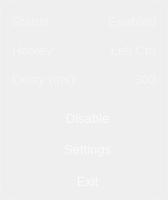
<?xml version="1.0" encoding="UTF-8"?>
<ui version="4.0">
 <class>main_frame</class>
 <widget class="QWidget" name="main_frame">
  <property name="geometry">
   <rect>
    <x>0</x>
    <y>0</y>
    <width>168</width>
    <height>200</height>
   </rect>
  </property>
  <property name="sizePolicy">
   <sizepolicy hsizetype="Fixed" vsizetype="Fixed">
    <horstretch>168</horstretch>
    <verstretch>200</verstretch>
   </sizepolicy>
  </property>
  <property name="minimumSize">
   <size>
    <width>168</width>
    <height>200</height>
   </size>
  </property>
  <property name="maximumSize">
   <size>
    <width>168</width>
    <height>200</height>
   </size>
  </property>
  <property name="baseSize">
   <size>
    <width>168</width>
    <height>200</height>
   </size>
  </property>
  <property name="font">
   <font>
    <pointsize>10</pointsize>
   </font>
  </property>
  <layout class="QVBoxLayout" name="v_layout_main_frame">
   <property name="spacing">
    <number>0</number>
   </property>
   <property name="leftMargin">
    <number>0</number>
   </property>
   <property name="topMargin">
    <number>0</number>
   </property>
   <property name="rightMargin">
    <number>0</number>
   </property>
   <property name="bottomMargin">
    <number>0</number>
   </property>
   <item>
    <widget class="QFrame" name="background_frame">
     <property name="font">
      <font>
       <pointsize>10</pointsize>
      </font>
     </property>
     <property name="styleSheet">
      <string notr="true">QFrame#background_frame {
border-radius: 8px;
border: 1px solid rgba(255, 255, 255, 30);
background: transparent;
}</string>
     </property>
     <property name="frameShape">
      <enum>QFrame::Shape::StyledPanel</enum>
     </property>
     <property name="frameShadow">
      <enum>QFrame::Shadow::Raised</enum>
     </property>
     <layout class="QVBoxLayout" name="v_layout_background_frame">
      <property name="spacing">
       <number>0</number>
      </property>
      <property name="leftMargin">
       <number>0</number>
      </property>
      <property name="topMargin">
       <number>0</number>
      </property>
      <property name="rightMargin">
       <number>0</number>
      </property>
      <property name="bottomMargin">
       <number>0</number>
      </property>
      <item>
       <widget class="QFrame" name="info_frame">
        <property name="font">
         <font>
          <pointsize>10</pointsize>
         </font>
        </property>
        <property name="cursor">
         <cursorShape>WhatsThisCursor</cursorShape>
        </property>
        <property name="styleSheet">
         <string notr="true">QFrame#info_frame {
margin: 4px;
padding: 2px;
border-radius: 6px;
background: rgba(255, 255, 255, 7);
}
QLabel#hotkey_key,
QLabel#hotkey_value,
QLabel#delay_key,
QLabel#delay_value,
QLabel#status_key,
QLabel#status_value {
margin: 2px;
border-radius: 5px;
color: rgba(255, 255, 255, 100);
background: transparent;
}
</string>
        </property>
        <property name="frameShape">
         <enum>QFrame::Shape::StyledPanel</enum>
        </property>
        <property name="frameShadow">
         <enum>QFrame::Shadow::Raised</enum>
        </property>
        <layout class="QVBoxLayout" name="v_layout_info_frame">
         <property name="spacing">
          <number>0</number>
         </property>
         <property name="leftMargin">
          <number>0</number>
         </property>
         <property name="topMargin">
          <number>0</number>
         </property>
         <property name="rightMargin">
          <number>0</number>
         </property>
         <property name="bottomMargin">
          <number>0</number>
         </property>
         <item>
          <layout class="QHBoxLayout" name="h_layout_status">
           <property name="spacing">
            <number>0</number>
           </property>
           <item>
            <widget class="QLabel" name="status_key">
             <property name="font">
              <font>
               <pointsize>10</pointsize>
              </font>
             </property>
             <property name="text">
              <string>Status:</string>
             </property>
             <property name="alignment">
              <set>Qt::AlignmentFlag::AlignLeading|Qt::AlignmentFlag::AlignLeft|Qt::AlignmentFlag::AlignVCenter</set>
             </property>
            </widget>
           </item>
           <item>
            <widget class="QLabel" name="status_value">
             <property name="font">
              <font>
               <pointsize>10</pointsize>
              </font>
             </property>
             <property name="text">
              <string>Enabled</string>
             </property>
             <property name="alignment">
              <set>Qt::AlignmentFlag::AlignRight|Qt::AlignmentFlag::AlignTrailing|Qt::AlignmentFlag::AlignVCenter</set>
             </property>
            </widget>
           </item>
          </layout>
         </item>
         <item>
          <layout class="QHBoxLayout" name="h_layout_hotkey">
           <property name="spacing">
            <number>0</number>
           </property>
           <item>
            <widget class="QLabel" name="hotkey_key">
             <property name="font">
              <font>
               <pointsize>10</pointsize>
              </font>
             </property>
             <property name="text">
              <string>Hotkey:</string>
             </property>
             <property name="alignment">
              <set>Qt::AlignmentFlag::AlignLeading|Qt::AlignmentFlag::AlignLeft|Qt::AlignmentFlag::AlignVCenter</set>
             </property>
            </widget>
           </item>
           <item>
            <widget class="QLabel" name="hotkey_value">
             <property name="font">
              <font>
               <pointsize>10</pointsize>
              </font>
             </property>
             <property name="text">
              <string>Left Ctrl</string>
             </property>
             <property name="alignment">
              <set>Qt::AlignmentFlag::AlignRight|Qt::AlignmentFlag::AlignTrailing|Qt::AlignmentFlag::AlignVCenter</set>
             </property>
            </widget>
           </item>
          </layout>
         </item>
         <item>
          <layout class="QHBoxLayout" name="h_layout_delay">
           <property name="spacing">
            <number>0</number>
           </property>
           <item>
            <widget class="QLabel" name="delay_key">
             <property name="font">
              <font>
               <pointsize>10</pointsize>
              </font>
             </property>
             <property name="text">
              <string>Delay (ms):</string>
             </property>
             <property name="alignment">
              <set>Qt::AlignmentFlag::AlignLeading|Qt::AlignmentFlag::AlignLeft|Qt::AlignmentFlag::AlignVCenter</set>
             </property>
            </widget>
           </item>
           <item>
            <widget class="QLabel" name="delay_value">
             <property name="font">
              <font>
               <pointsize>10</pointsize>
              </font>
             </property>
             <property name="cursor">
              <cursorShape>WhatsThisCursor</cursorShape>
             </property>
             <property name="text">
              <string>300</string>
             </property>
             <property name="alignment">
              <set>Qt::AlignmentFlag::AlignRight|Qt::AlignmentFlag::AlignTrailing|Qt::AlignmentFlag::AlignVCenter</set>
             </property>
            </widget>
           </item>
          </layout>
         </item>
        </layout>
       </widget>
      </item>
      <item>
       <widget class="QFrame" name="btns_frame">
        <property name="font">
         <font>
          <pointsize>10</pointsize>
         </font>
        </property>
        <property name="styleSheet">
         <string notr="true">QFrame#btns_frame {
margin: 2px;
border-radius: 6px;
background: transparent;
}
QToolButton#toggle_btn,
QToolButton#settings_btn,
QToolButton#exit_btn {
margin: 2px;
padding: 2px 4px;
border-radius: 5px;
color: rgba(255, 255, 255, 175);
qproperty-iconSize: 22px;
}
QToolButton#toggle_btn:hover,
QToolButton#settings_btn:hover,
QToolButton#exit_btn:hover {
color: rgba(255, 255, 255, 255);
background: rgba(255, 255, 255, 20);
}
QToolButton#toggle_btn:pressed,
QToolButton#settings_btn:pressed,
QToolButton#exit_btn:pressed {
background: rgba(255, 255, 255, 10);
}

</string>
        </property>
        <layout class="QVBoxLayout" name="v_layout_btns">
         <property name="spacing">
          <number>0</number>
         </property>
         <property name="sizeConstraint">
          <enum>QLayout::SizeConstraint::SetMaximumSize</enum>
         </property>
         <property name="leftMargin">
          <number>0</number>
         </property>
         <property name="topMargin">
          <number>0</number>
         </property>
         <property name="rightMargin">
          <number>0</number>
         </property>
         <property name="bottomMargin">
          <number>0</number>
         </property>
         <item>
          <widget class="QToolButton" name="toggle_btn">
           <property name="sizePolicy">
            <sizepolicy hsizetype="Preferred" vsizetype="Preferred">
             <horstretch>0</horstretch>
             <verstretch>0</verstretch>
            </sizepolicy>
           </property>
           <property name="font">
            <font>
             <pointsize>10</pointsize>
            </font>
           </property>
           <property name="focusPolicy">
            <enum>Qt::FocusPolicy::TabFocus</enum>
           </property>
           <property name="contextMenuPolicy">
            <enum>Qt::ContextMenuPolicy::NoContextMenu</enum>
           </property>
           <property name="layoutDirection">
            <enum>Qt::LayoutDirection::LeftToRight</enum>
           </property>
           <property name="text">
            <string>  Disable</string>
           </property>
           <property name="icon">
            <iconset resource="resources.qrc">
             <normaloff>:/icons/icons/FlashSparkleRegular.svg</normaloff>:/icons/icons/FlashSparkleRegular.svg</iconset>
           </property>
           <property name="iconSize">
            <size>
             <width>22</width>
             <height>22</height>
            </size>
           </property>
           <property name="toolButtonStyle">
            <enum>Qt::ToolButtonStyle::ToolButtonTextBesideIcon</enum>
           </property>
           <property name="autoRaise">
            <bool>false</bool>
           </property>
          </widget>
         </item>
         <item>
          <widget class="QToolButton" name="settings_btn">
           <property name="sizePolicy">
            <sizepolicy hsizetype="Preferred" vsizetype="Preferred">
             <horstretch>0</horstretch>
             <verstretch>0</verstretch>
            </sizepolicy>
           </property>
           <property name="font">
            <font>
             <pointsize>10</pointsize>
            </font>
           </property>
           <property name="focusPolicy">
            <enum>Qt::FocusPolicy::TabFocus</enum>
           </property>
           <property name="contextMenuPolicy">
            <enum>Qt::ContextMenuPolicy::NoContextMenu</enum>
           </property>
           <property name="text">
            <string>  Settings</string>
           </property>
           <property name="icon">
            <iconset resource="resources.qrc">
             <normaloff>:/icons/icons/FlashSettingsRegular.svg</normaloff>:/icons/icons/FlashSettingsRegular.svg</iconset>
           </property>
           <property name="iconSize">
            <size>
             <width>22</width>
             <height>22</height>
            </size>
           </property>
           <property name="toolButtonStyle">
            <enum>Qt::ToolButtonStyle::ToolButtonTextBesideIcon</enum>
           </property>
          </widget>
         </item>
         <item>
          <widget class="QToolButton" name="exit_btn">
           <property name="sizePolicy">
            <sizepolicy hsizetype="Preferred" vsizetype="Preferred">
             <horstretch>0</horstretch>
             <verstretch>0</verstretch>
            </sizepolicy>
           </property>
           <property name="font">
            <font>
             <pointsize>10</pointsize>
            </font>
           </property>
           <property name="focusPolicy">
            <enum>Qt::FocusPolicy::TabFocus</enum>
           </property>
           <property name="contextMenuPolicy">
            <enum>Qt::ContextMenuPolicy::NoContextMenu</enum>
           </property>
           <property name="text">
            <string>  Exit</string>
           </property>
           <property name="icon">
            <iconset resource="resources.qrc">
             <normaloff>:/icons/icons/FlashOffRegular.svg</normaloff>:/icons/icons/FlashOffRegular.svg</iconset>
           </property>
           <property name="iconSize">
            <size>
             <width>22</width>
             <height>22</height>
            </size>
           </property>
           <property name="toolButtonStyle">
            <enum>Qt::ToolButtonStyle::ToolButtonTextBesideIcon</enum>
           </property>
          </widget>
         </item>
        </layout>
       </widget>
      </item>
     </layout>
    </widget>
   </item>
  </layout>
 </widget>
 <layoutdefault spacing="0" margin="0"/>
 <resources>
  <include location="resources.qrc"/>
 </resources>
 <connections/>
 <designerdata>
  <property name="gridDeltaX">
   <number>10</number>
  </property>
  <property name="gridDeltaY">
   <number>10</number>
  </property>
  <property name="gridSnapX">
   <bool>true</bool>
  </property>
  <property name="gridSnapY">
   <bool>true</bool>
  </property>
  <property name="gridVisible">
   <bool>true</bool>
  </property>
 </designerdata>
</ui>
